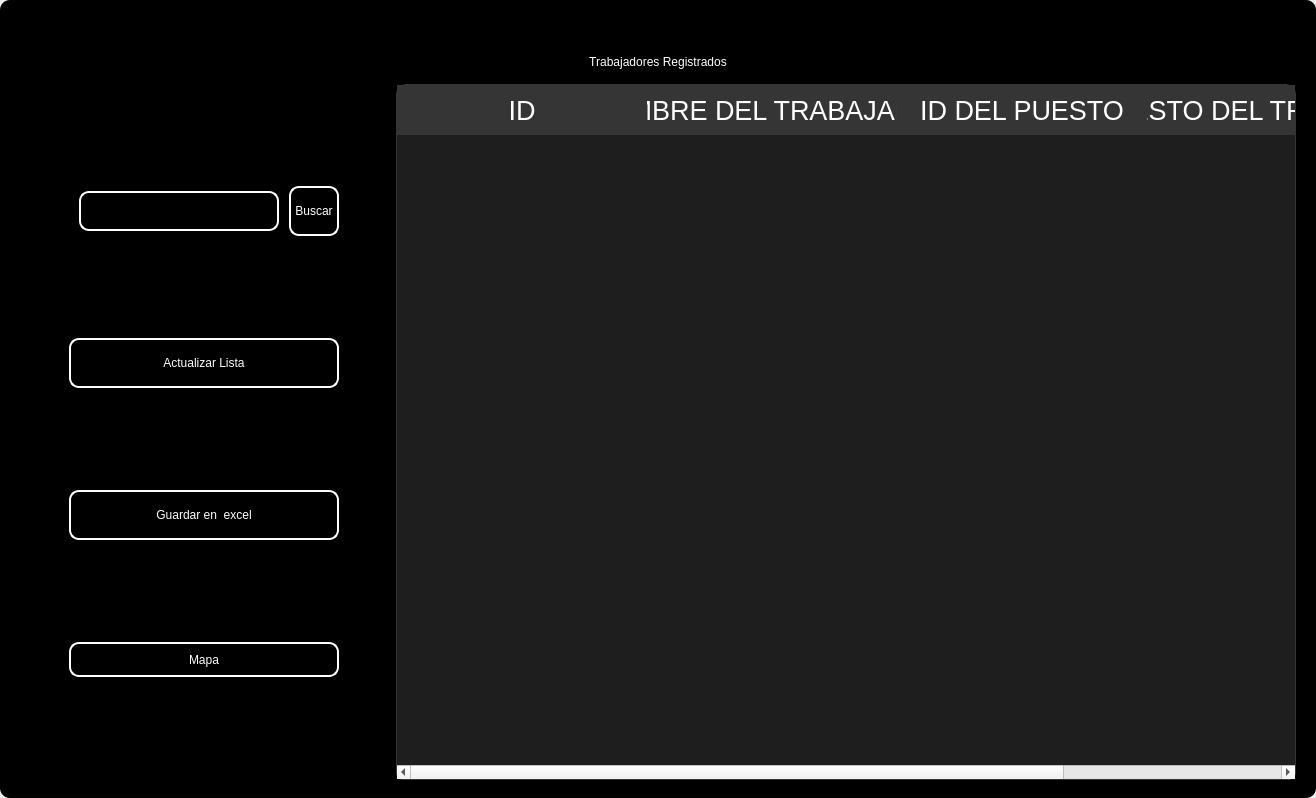
<?xml version="1.0" encoding="UTF-8"?>
<ui version="4.0">
 <class>MainWindow</class>
 <widget class="QMainWindow" name="MainWindow">
  <property name="geometry">
   <rect>
    <x>0</x>
    <y>0</y>
    <width>1316</width>
    <height>798</height>
   </rect>
  </property>
  <property name="windowTitle">
   <string>MainWindow</string>
  </property>
  <property name="styleSheet">
   <string notr="true"/>
  </property>
  <widget class="QWidget" name="centralwidget">
   <property name="styleSheet">
    <string notr="true"/>
   </property>
   <layout class="QVBoxLayout" name="verticalLayout">
    <property name="spacing">
     <number>0</number>
    </property>
    <property name="leftMargin">
     <number>0</number>
    </property>
    <property name="topMargin">
     <number>0</number>
    </property>
    <property name="rightMargin">
     <number>0</number>
    </property>
    <property name="bottomMargin">
     <number>0</number>
    </property>
    <item>
     <widget class="QFrame" name="frame">
      <property name="enabled">
       <bool>true</bool>
      </property>
      <property name="styleSheet">
       <string notr="true">
QFrame {
border-radius:10px;
	background-color: rgb(0, 0, 0);
 }
</string>
      </property>
      <property name="frameShape">
       <enum>QFrame::StyledPanel</enum>
      </property>
      <property name="frameShadow">
       <enum>QFrame::Raised</enum>
      </property>
      <layout class="QVBoxLayout" name="verticalLayout_2">
       <item>
        <widget class="QFrame" name="frame_superior">
         <property name="minimumSize">
          <size>
           <width>0</width>
           <height>40</height>
          </size>
         </property>
         <property name="maximumSize">
          <size>
           <width>16777215</width>
           <height>40</height>
          </size>
         </property>
         <property name="styleSheet">
          <string notr="true">QPushButton{
border-radius:18px;
}

QPushButton:hover{
	background-color: rgb(0, 0, 0);
}
</string>
         </property>
         <property name="frameShape">
          <enum>QFrame::StyledPanel</enum>
         </property>
         <property name="frameShadow">
          <enum>QFrame::Raised</enum>
         </property>
         <layout class="QHBoxLayout" name="horizontalLayout_3">
          <property name="spacing">
           <number>4</number>
          </property>
          <property name="leftMargin">
           <number>0</number>
          </property>
          <property name="topMargin">
           <number>0</number>
          </property>
          <property name="rightMargin">
           <number>0</number>
          </property>
          <property name="bottomMargin">
           <number>0</number>
          </property>
          <item>
           <widget class="QPushButton" name="btn_icon">
            <property name="text">
             <string/>
            </property>
            <property name="iconSize">
             <size>
              <width>40</width>
              <height>40</height>
             </size>
            </property>
           </widget>
          </item>
          <item>
           <spacer name="horizontalSpacer_2">
            <property name="orientation">
             <enum>Qt::Horizontal</enum>
            </property>
            <property name="sizeHint" stdset="0">
             <size>
              <width>443</width>
              <height>20</height>
             </size>
            </property>
           </spacer>
          </item>
          <item>
           <widget class="QPushButton" name="btn_exit">
            <property name="minimumSize">
             <size>
              <width>38</width>
              <height>38</height>
             </size>
            </property>
            <property name="maximumSize">
             <size>
              <width>38</width>
              <height>38</height>
             </size>
            </property>
            <property name="cursor">
             <cursorShape>PointingHandCursor</cursorShape>
            </property>
            <property name="text">
             <string/>
            </property>
            <property name="iconSize">
             <size>
              <width>35</width>
              <height>35</height>
             </size>
            </property>
           </widget>
          </item>
          <item>
           <widget class="QPushButton" name="bt_minimizar">
            <property name="minimumSize">
             <size>
              <width>38</width>
              <height>38</height>
             </size>
            </property>
            <property name="maximumSize">
             <size>
              <width>38</width>
              <height>38</height>
             </size>
            </property>
            <property name="cursor">
             <cursorShape>PointingHandCursor</cursorShape>
            </property>
            <property name="text">
             <string/>
            </property>
            <property name="icon">
             <iconset>
              <normaloff>image/minus.svg</normaloff>image/minus.svg</iconset>
            </property>
            <property name="iconSize">
             <size>
              <width>38</width>
              <height>38</height>
             </size>
            </property>
           </widget>
          </item>
          <item>
           <widget class="QPushButton" name="bt_maximizar">
            <property name="minimumSize">
             <size>
              <width>38</width>
              <height>38</height>
             </size>
            </property>
            <property name="maximumSize">
             <size>
              <width>38</width>
              <height>38</height>
             </size>
            </property>
            <property name="cursor">
             <cursorShape>PointingHandCursor</cursorShape>
            </property>
            <property name="text">
             <string/>
            </property>
            <property name="icon">
             <iconset>
              <normaloff>image/chevron-up.svg</normaloff>image/chevron-up.svg</iconset>
            </property>
            <property name="iconSize">
             <size>
              <width>38</width>
              <height>38</height>
             </size>
            </property>
           </widget>
          </item>
          <item>
           <widget class="QPushButton" name="bt_restaurar">
            <property name="minimumSize">
             <size>
              <width>38</width>
              <height>38</height>
             </size>
            </property>
            <property name="maximumSize">
             <size>
              <width>38</width>
              <height>38</height>
             </size>
            </property>
            <property name="cursor">
             <cursorShape>PointingHandCursor</cursorShape>
            </property>
            <property name="text">
             <string/>
            </property>
            <property name="icon">
             <iconset>
              <normaloff>image/chevron-down.svg</normaloff>image/chevron-down.svg</iconset>
            </property>
            <property name="iconSize">
             <size>
              <width>38</width>
              <height>38</height>
             </size>
            </property>
           </widget>
          </item>
          <item>
           <widget class="QPushButton" name="bt_cerrar">
            <property name="minimumSize">
             <size>
              <width>38</width>
              <height>38</height>
             </size>
            </property>
            <property name="maximumSize">
             <size>
              <width>38</width>
              <height>38</height>
             </size>
            </property>
            <property name="cursor">
             <cursorShape>PointingHandCursor</cursorShape>
            </property>
            <property name="text">
             <string/>
            </property>
            <property name="icon">
             <iconset>
              <normaloff>image/x.svg</normaloff>image/x.svg</iconset>
            </property>
            <property name="iconSize">
             <size>
              <width>38</width>
              <height>38</height>
             </size>
            </property>
           </widget>
          </item>
         </layout>
        </widget>
       </item>
       <item>
        <widget class="QLabel" name="label">
         <property name="styleSheet">
          <string notr="true">font: 30pt &quot;MS Shell Dlg 2&quot;;
color: rgb(255, 255, 255);</string>
         </property>
         <property name="text">
          <string>Trabajadores Registrados</string>
         </property>
         <property name="alignment">
          <set>Qt::AlignCenter</set>
         </property>
        </widget>
       </item>
       <item>
        <widget class="QFrame" name="frame_3">
         <property name="minimumSize">
          <size>
           <width>0</width>
           <height>0</height>
          </size>
         </property>
         <property name="frameShape">
          <enum>QFrame::StyledPanel</enum>
         </property>
         <property name="frameShadow">
          <enum>QFrame::Raised</enum>
         </property>
         <layout class="QHBoxLayout" name="horizontalLayout_4">
          <property name="leftMargin">
           <number>9</number>
          </property>
          <property name="topMargin">
           <number>9</number>
          </property>
          <property name="rightMargin">
           <number>9</number>
          </property>
          <item>
           <layout class="QVBoxLayout" name="verticalLayout_4">
            <property name="spacing">
             <number>50</number>
            </property>
            <property name="sizeConstraint">
             <enum>QLayout::SetDefaultConstraint</enum>
            </property>
            <property name="leftMargin">
             <number>50</number>
            </property>
            <property name="topMargin">
             <number>50</number>
            </property>
            <property name="rightMargin">
             <number>50</number>
            </property>
            <property name="bottomMargin">
             <number>50</number>
            </property>
            <item>
             <layout class="QHBoxLayout" name="horizontalLayout">
              <property name="spacing">
               <number>10</number>
              </property>
              <property name="leftMargin">
               <number>10</number>
              </property>
              <property name="topMargin">
               <number>0</number>
              </property>
              <property name="bottomMargin">
               <number>0</number>
              </property>
              <item>
               <widget class="QLineEdit" name="searchtxt">
                <property name="minimumSize">
                 <size>
                  <width>200</width>
                  <height>25</height>
                 </size>
                </property>
                <property name="maximumSize">
                 <size>
                  <width>150</width>
                  <height>40</height>
                 </size>
                </property>
                <property name="styleSheet">
                 <string notr="true">QLabel {
	color: rgb(255, 255, 254);
	font: 12pt &quot;Arial&quot;;
	background-color: rgba(0, 0, 0,0);
}

QTextEdit{
background-color: rgba(0, 0, 0,0);
border-radius:10px; 
font: 12pt &quot;Arial&quot;;
color: rgb(255, 255, 254);
border: 2px solid  rgb(255, 255, 255);

}

QTextEdit:hover{
background-color: rgba(0, 0, 0,0);
border-radius:10px; 
font: 12pt &quot;Arial&quot;;
border: 2px solid  rgb(120, 0, 171);
}

QTextEdit:focus{
background-color: rgb(0, 0, 0);
border-radius:10px; 
font: 12pt &quot;Arial&quot;;
border: 2px solid rgb(120, 0, 171);
}

QLineEdit{
background-color: rgba(0, 0, 0,0);
border-radius:10px; 
font: 12pt &quot;Arial&quot;;
color: rgb(255, 255, 254);
border: 2px solid  rgb(255, 255, 255);

}

QLineEdit:hover{
background-color: rgba(0, 0, 0,0);
border-radius:10px; 
font: 12pt &quot;Arial&quot;;
border: 2px solid  rgb(120, 0, 171);
}

QLineEdit:focus{
background-color: rgb(0, 0, 0);
border-radius:10px; 
font: 12pt &quot;Arial&quot;;
border: 2px solid rgb(120, 0, 171);
}

QCheckBox{
	font: 12pt &quot;Arial&quot;;
	color: rgb(255, 255, 255);
}

QCheckBox::indicator {
    width: 18px;
    height:18px;
}

QCheckBox::indicator:unchecked {
   background-image: url(image/square.svg);
}

QCheckBox::indicator:checked {
   background-image: url(image/check-square.svg);
}

QPushButton{
border-radius:10px; 
font: 12pt &quot;Arial&quot;;
color: rgb(255, 255, 254);
border: 2px solid #ffffff;
}

QPushButton:hover{
border-radius:10px; 
font: 12pt &quot;Arial&quot;;
color: rgb(255, 255, 255);
border: 2px solid rgb(120, 0, 171);
	background-color: rgb(120, 0, 171);
}
</string>
                </property>
               </widget>
              </item>
              <item>
               <widget class="QPushButton" name="btn_search">
                <property name="sizePolicy">
                 <sizepolicy hsizetype="Minimum" vsizetype="Fixed">
                  <horstretch>0</horstretch>
                  <verstretch>0</verstretch>
                 </sizepolicy>
                </property>
                <property name="minimumSize">
                 <size>
                  <width>0</width>
                  <height>15</height>
                 </size>
                </property>
                <property name="maximumSize">
                 <size>
                  <width>100</width>
                  <height>50</height>
                 </size>
                </property>
                <property name="cursor">
                 <cursorShape>PointingHandCursor</cursorShape>
                </property>
                <property name="styleSheet">
                 <string notr="true">QPushButton{
border-radius:10px; 
font: 12pt &quot;Arial&quot;;
color: rgb(255, 255, 254);
border: 2px solid #ffffff;
}

QPushButton:hover{
border-radius:10px; 
font: 12pt &quot;Arial&quot;;
color: rgb(255, 255, 255);
border: 2px solid rgb(120, 0, 171);
	background-color: rgb(120, 0, 171);
}</string>
                </property>
                <property name="text">
                 <string>Buscar</string>
                </property>
               </widget>
              </item>
             </layout>
            </item>
            <item>
             <widget class="QPushButton" name="btn_get">
              <property name="minimumSize">
               <size>
                <width>50</width>
                <height>40</height>
               </size>
              </property>
              <property name="maximumSize">
               <size>
                <width>300</width>
                <height>50</height>
               </size>
              </property>
              <property name="cursor">
               <cursorShape>PointingHandCursor</cursorShape>
              </property>
              <property name="styleSheet">
               <string notr="true">QPushButton{
border-radius:10px; 
font: 12pt &quot;Arial&quot;;
color: rgb(255, 255, 254);
border: 2px solid #ffffff;
}

QPushButton:hover{
border-radius:10px; 
font: 12pt &quot;Arial&quot;;
color: rgb(255, 255, 255);
border: 2px solid rgb(120, 0, 171);
	background-color: rgb(120, 0, 171);
}</string>
              </property>
              <property name="text">
               <string>Actualizar Lista</string>
              </property>
              <property name="iconSize">
               <size>
                <width>35</width>
                <height>35</height>
               </size>
              </property>
             </widget>
            </item>
            <item>
             <widget class="QPushButton" name="btn_excel">
              <property name="minimumSize">
               <size>
                <width>10</width>
                <height>40</height>
               </size>
              </property>
              <property name="maximumSize">
               <size>
                <width>300</width>
                <height>50</height>
               </size>
              </property>
              <property name="cursor">
               <cursorShape>PointingHandCursor</cursorShape>
              </property>
              <property name="styleSheet">
               <string notr="true">QPushButton{
border-radius:10px; 
font: 12pt &quot;Arial&quot;;
color: rgb(255, 255, 254);
border: 2px solid #ffffff;
}

QPushButton:hover{
border-radius:10px; 
font: 12pt &quot;Arial&quot;;
color: rgb(255, 255, 255);
border: 2px solid rgb(120, 0, 171);
	background-color: rgb(120, 0, 171);
}</string>
              </property>
              <property name="text">
               <string>Guardar en  excel</string>
              </property>
              <property name="iconSize">
               <size>
                <width>35</width>
                <height>35</height>
               </size>
              </property>
             </widget>
            </item>
            <item>
             <widget class="QPushButton" name="btn_maps">
              <property name="minimumSize">
               <size>
                <width>0</width>
                <height>35</height>
               </size>
              </property>
              <property name="styleSheet">
               <string notr="true">QPushButton{
border-radius:10px; 
font: 12pt &quot;Arial&quot;;
color: rgb(255, 255, 254);
border: 2px solid #ffffff;
}

QPushButton:hover{
border-radius:10px; 
font: 12pt &quot;Arial&quot;;
color: rgb(255, 255, 255);
border: 2px solid rgb(120, 0, 171);
	background-color: rgb(120, 0, 171);
}</string>
              </property>
              <property name="text">
               <string>Mapa</string>
              </property>
             </widget>
            </item>
           </layout>
          </item>
          <item>
           <widget class="QTableWidget" name="table_employee">
            <property name="minimumSize">
             <size>
              <width>900</width>
              <height>0</height>
             </size>
            </property>
            <property name="maximumSize">
             <size>
              <width>700</width>
              <height>16777215</height>
             </size>
            </property>
            <property name="styleSheet">
             <string notr="true">QTableView {
	background-color: rgba(255, 255, 255, 30); 	
	border: 1px solid rgba(255,255,255,40);
	border-bottom-right-radius: 7px; 
	border-bottom-left-radius: 7px; 
	color: white;
	font: 15pt &quot;MS Shell Dlg 2&quot;;
}

QHeaderView::section {
background-color: rgb(53, 53, 53);
color: white;
border: none;
height: 50px;
font-size: 20pt;
}

QTableView::item {
    border-style: none;
    border-bottom: 1px solid rgba(255,255,255,50);
    padding-left: auto;
    padding-right: auto;
}

QTableView::item:selected{
	border: none;
	color: rgb(255, 255, 255);
    background-color: rgba(255, 255, 255, 50);
}
</string>
            </property>
            <property name="lineWidth">
             <number>1</number>
            </property>
            <property name="editTriggers">
             <set>QAbstractItemView::NoEditTriggers</set>
            </property>
            <attribute name="horizontalHeaderDefaultSectionSize">
             <number>250</number>
            </attribute>
            <column>
             <property name="text">
              <string>ID</string>
             </property>
            </column>
            <column>
             <property name="text">
              <string>NOMBRE DEL TRABAJADOR</string>
             </property>
            </column>
            <column>
             <property name="text">
              <string>ID DEL PUESTO</string>
             </property>
            </column>
            <column>
             <property name="text">
              <string>PUESTO DEL TRABAJADOR</string>
             </property>
            </column>
           </widget>
          </item>
         </layout>
        </widget>
       </item>
      </layout>
     </widget>
    </item>
   </layout>
  </widget>
 </widget>
 <resources/>
 <connections/>
</ui>
